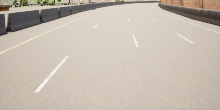
#> input picture imageblur/input_folder/ClearNoon0.png, 220 x 110 px, found by its file name; its folder holds only this picture in this run
$ python imageblur.py
#> lines starting #> are read from the running program, lines starting #| are printed output that depends on the picture
# This script replaces pyblur with OpenCV for blurring to avoid issues
import cv2
import os
from PIL import Image
import numpy as np

# Define input and output folders
input_folder = './LLMexplainer/imageblur/input_folder'
output_folder = './LLMexplainer/imageblur/output_folder'

# Ensure output folder exists
os.makedirs(output_folder, exist_ok=True)

# Control blur percentage by adjusting the kernel size
def apply_blur_with_percentage(image_array, percentage):
    max_kernel = 11  # Max kernel size (must be odd)
    ksize = int((percentage / 100.0) * max_kernel)
    ksize = max(1, ksize | 1)  # Ensure it's odd and >= 1
    return cv2.GaussianBlur(image_array, (ksize, ksize), 0)

# Process all images in the input folder
percentage = 75  # Example blur percentage
for filename in os.listdir(input_folder):
    if filename.lower().endswith(('.png', '.jpg', '.jpeg')):
        image_path = os.path.join(input_folder, filename)
        image = Image.open(image_path).convert('RGB')
        image_np = np.array(image)

        blurred_np = apply_blur_with_percentage(image_np, percentage)
#> in apply_blur_with_percentage, `return cv2.GaussianBlur(image_array, (ksize, ksize), 0)`:
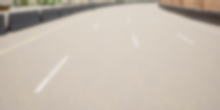
#> returned value: shape (110, 220, 3); mean of channels 0, 1, 2 197.6, 187, 174.7; drawn as R, G, B
        blurred_image = Image.fromarray(blurred_np)

        output_path = os.path.join(output_folder, filename)
        blurred_image.save(output_path)
        print(f"Processed and saved: {output_path}")

$ run again, on imageblur/input_folder/WetCloudyNoon3.png
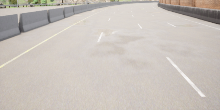
#> input picture imageblur/input_folder/WetCloudyNoon3.png, 220 x 110 px, found by its file name
#> in apply_blur_with_percentage, `return cv2.GaussianBlur(image_array, (ksize, ksize), 0)`:
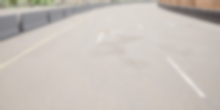
#> returned value: shape (110, 220, 3); mean of channels 0, 1, 2 200.7, 193.6, 187.1; drawn as R, G, B

$ run again, on imageblur/input_folder/WetCloudySunset2.png
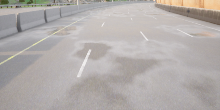
#> input picture imageblur/input_folder/WetCloudySunset2.png, 220 x 110 px, found by its file name
#> in apply_blur_with_percentage, `return cv2.GaussianBlur(image_array, (ksize, ksize), 0)`:
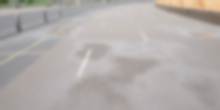
#> returned value: shape (110, 220, 3); mean of channels 0, 1, 2 178.4, 173, 170.7; drawn as R, G, B
